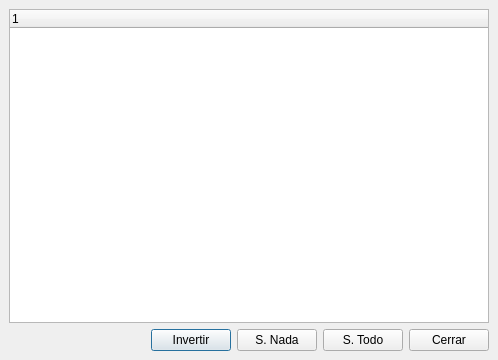
<ui version="4.0" >
 <class>SelectCCosteBase</class>
 <widget class="QDialog" name="SelectCCosteBase" >
  <property name="geometry" >
   <rect>
    <x>0</x>
    <y>0</y>
    <width>498</width>
    <height>360</height>
   </rect>
  </property>
  <property name="windowTitle" >
   <string>Selector de Centros de Coste</string>
  </property>
  <property name="windowIcon" >
   <iconset resource="../../bulmages.qrc" >:/BulmaCont32x32/images/png/i_centroCoste.xpm</iconset>
  </property>
  <layout class="QVBoxLayout" >
   <property name="margin" >
    <number>9</number>
   </property>
   <property name="spacing" >
    <number>6</number>
   </property>
   <item>
    <widget class="QTreeWidget" name="m_listCostes" />
   </item>
   <item>
    <layout class="QHBoxLayout" >
     <property name="margin" >
      <number>0</number>
     </property>
     <property name="spacing" >
      <number>6</number>
     </property>
     <item>
      <spacer>
       <property name="orientation" >
        <enum>Qt::Horizontal</enum>
       </property>
       <property name="sizeType" >
        <enum>QSizePolicy::Expanding</enum>
       </property>
       <property name="sizeHint" >
        <size>
         <width>130</width>
         <height>21</height>
        </size>
       </property>
      </spacer>
     </item>
     <item>
      <widget class="QPushButton" name="mui_invertir" >
       <property name="text" >
        <string>Invertir</string>
       </property>
      </widget>
     </item>
     <item>
      <widget class="QPushButton" name="mui_nada" >
       <property name="text" >
        <string>S. Nada</string>
       </property>
      </widget>
     </item>
     <item>
      <widget class="QPushButton" name="mui_todo" >
       <property name="text" >
        <string>S. Todo</string>
       </property>
      </widget>
     </item>
     <item>
      <widget class="QPushButton" name="pushButton1" >
       <property name="text" >
        <string>Cerrar</string>
       </property>
      </widget>
     </item>
    </layout>
   </item>
  </layout>
 </widget>
 <layoutdefault spacing="6" margin="11" />
 <resources>
  <include location="../../bulmages.qrc" />
 </resources>
 <connections>
  <connection>
   <sender>pushButton1</sender>
   <signal>clicked()</signal>
   <receiver>SelectCCosteBase</receiver>
   <slot>close()</slot>
   <hints>
    <hint type="sourcelabel" >
     <x>446</x>
     <y>328</y>
    </hint>
    <hint type="destinationlabel" >
     <x>380</x>
     <y>352</y>
    </hint>
   </hints>
  </connection>
 </connections>
</ui>
